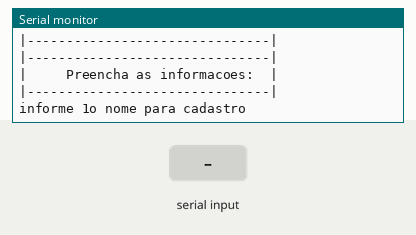
This sketch was run on a simulated Arduino Uno, built with avr-gcc and run on an emulated ATmega328P. Shown: the last lines printed to the serial monitor. The test bench sets the inputs (shaded band).

Above: at 1.2 s.
1.3 s: "90,45\n" received over Serial
At 3.5 s:
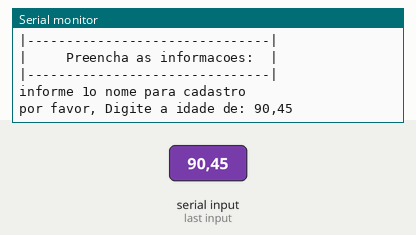
3.8 s: "30,150\n" received over Serial
At 4.6 s:
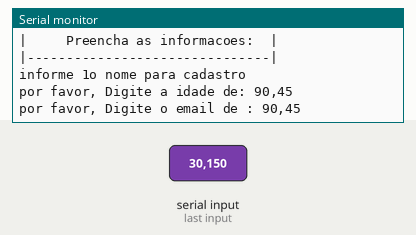
5.3 s: "5\n" received over Serial
At 7.5 s:
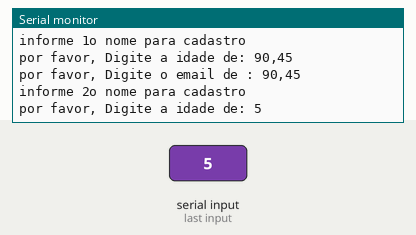
7.8 s: "90\n" received over Serial
At 8.6 s:
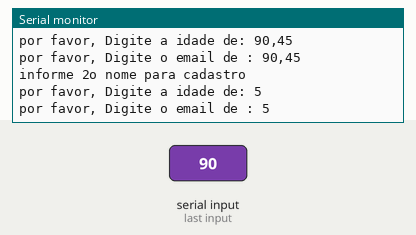

Measured:
- after the input at 1.3 s, the serial monitor: prints a new line after 1.0 s (image 1)
- after the input at 3.8 s, the serial monitor: prints a new line at once (image 2)
- after the input at 5.3 s, the serial monitor: prints a new line after 1.0 s (image 3)
- after the input at 7.8 s, the serial monitor: prints a new line at once (image 4)

The sketch:

cadastro_de_convidados_vetores1.ino
```cpp
/*cria um vetortamanho 4 */

int qntCadastro = 4;
String        convidados[4];
String    emailCovidados[4];
int      idadeConvidados[4];

// Funções
void desenhaCabecario(){
  Serial.println("   * * * * * BOM DIA * * * * *   ");
  Serial.println("|-------------------------------|");
  Serial.println("|  Voce foi convidado pra um    |");
  Serial.println("|           churasco!           |");
  Serial.println("|-------------------------------|");
  Serial.println("");
  Serial.println("|-------------------------------|");
  Serial.println("|     Preencha as informacoes:  |");
  Serial.println("|-------------------------------|");
  Serial.println("");
}


void setup()
{
  Serial.begin(9600);
}// fim setup

void loop()
{
  desenhaCabecario();// chama a função pra desenhar o cabeçario

  //cadastrar os dados
  for (int i = 0; i < qntCadastro; i++){
    Serial.println("informe " + String(i + 1) + "o nome para cadastro");
    while (!Serial.available());
    convidados[i] = Serial.readString();

    Serial.println("por favor, Digite a idade de: " + convidados[i]);
    while (!Serial.available());
    idadeConvidados[i] = Serial.parseInt();

    Serial.println("por favor, Digite o email de : " + convidados[i]);
    while (!Serial.available());
    emailCovidados[i] = Serial.readString();

  }// fim do for
  Serial.println("|---------------------------------|");
  Serial.println("| Exibindo convidados confirmados |");
  Serial.println("|---------------------------------|");

  for ( int i = 0; i < qntCadastro; i++){
    if( idadeConvidados[i] >= 18){
      Serial.println("|-----------------------------------|");
      Serial.println("  Nome:" + convidados[i]);
      Serial.println("  Idade:" + String(idadeConvidados[i]));
      Serial.println("  Email:" + emailCovidados[i]);
      Serial.println("  Permissao para a festa :" + String(idadeConvidados[i] >= 18 ? "ok" : "menor de idade"));
      Serial.println("|-----------------------------------|");
    }
  }

  delay (2000);
}// fim loop
```
